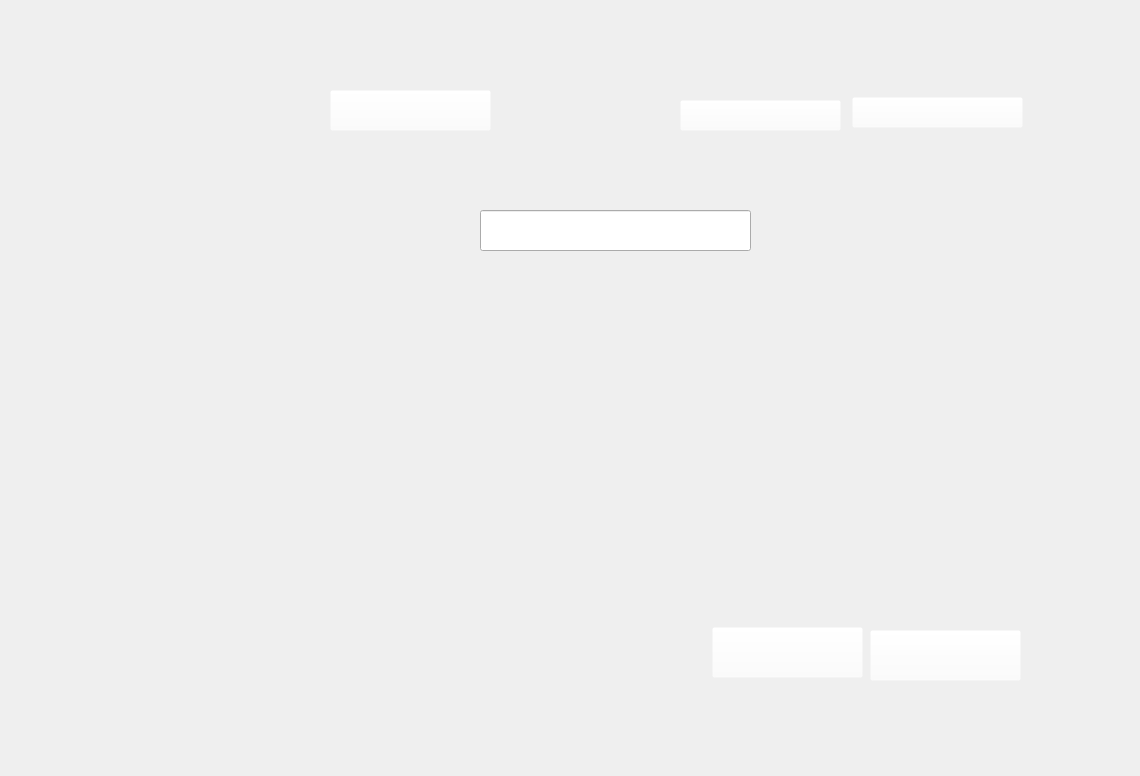
    <widget class="QWidget" name="Delete_student">
     <widget class="QLabel" name="label_5">
      <property name="geometry">
       <rect>
        <x>-50</x>
        <y>-40</y>
        <width>1131</width>
        <height>767</height>
       </rect>
      </property>
      <property name="styleSheet">
       <string notr="true">background:url(&quot;C:/Users/Dhia/Desktop/2eme/IMG_projet/delete_student.png&quot;)</string>
      </property>
      <property name="text">
       <string/>
      </property>
     </widget>
     <widget class="QPushButton" name="pushButton_7">
      <property name="geometry">
       <rect>
        <x>330</x>
        <y>90</y>
        <width>161</width>
        <height>41</height>
       </rect>
      </property>
      <property name="styleSheet">
       <string notr="true">background:rgba(255,255,255,0);
border -radius:0px;</string>
      </property>
      <property name="text">
       <string/>
      </property>
     </widget>
     <widget class="QLineEdit" name="stud_del">
      <property name="geometry">
       <rect>
        <x>480</x>
        <y>210</y>
        <width>271</width>
        <height>41</height>
       </rect>
      </property>
     </widget>
     <widget class="QPushButton" name="pushButton_10">
      <property name="geometry">
       <rect>
        <x>712</x>
        <y>627</y>
        <width>151</width>
        <height>51</height>
       </rect>
      </property>
      <property name="styleSheet">
       <string notr="true">background:rgba(255,255,255,0);
border -radius:0px;</string>
      </property>
      <property name="text">
       <string/>
      </property>
     </widget>
     <widget class="QPushButton" name="pushButton_11">
      <property name="geometry">
       <rect>
        <x>870</x>
        <y>630</y>
        <width>151</width>
        <height>51</height>
       </rect>
      </property>
      <property name="styleSheet">
       <string notr="true">background:rgba(255,255,255,0);
border -radius:0px;</string>
      </property>
      <property name="text">
       <string/>
      </property>
     </widget>
     <widget class="QPushButton" name="pushButton_25">
      <property name="geometry">
       <rect>
        <x>680</x>
        <y>100</y>
        <width>161</width>
        <height>31</height>
       </rect>
      </property>
      <property name="styleSheet">
       <string notr="true">background:rgba(255,255,255,0);
border -radius:0px;</string>
      </property>
      <property name="text">
       <string/>
      </property>
     </widget>
     <widget class="QPushButton" name="pushButton_40">
      <property name="geometry">
       <rect>
        <x>852</x>
        <y>97</y>
        <width>171</width>
        <height>31</height>
       </rect>
      </property>
      <property name="styleSheet">
       <string notr="true">background:rgba(255,255,255,0);
border -radius:0px;</string>
      </property>
      <property name="text">
       <string/>
      </property>
     </widget>
    </widget>
